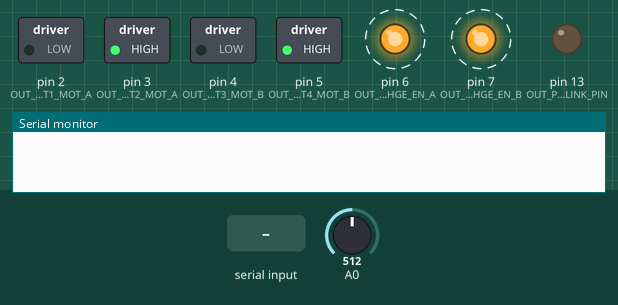
This sketch was run on a simulated Arduino Uno, built with avr-gcc and run on an emulated ATmega328P. On the bench: switched loads named in the sketch (green lamp = pin HIGH), output pins drawn as LEDs (lit = HIGH), the last lines printed to the serial monitor. Dashed ring = blinking. Inputs (shaded band) come from the test bench; at power-on: A0 = 512.

Above: at 1.2 s.
1.3 s: "1" received over Serial
At 2.9 s:
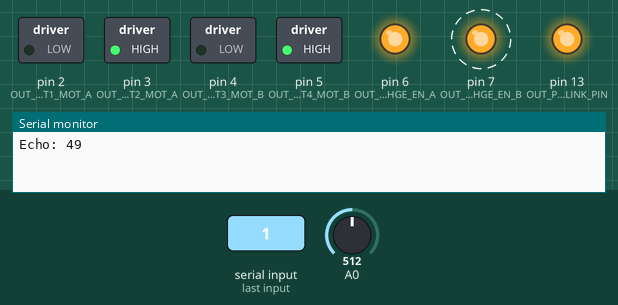
4.3 s: byte 51 (MOTOR_A_BKW) received over Serial
7.3 s: byte 52 (MOTOR_B_FWD) received over Serial
At 7.65 s:
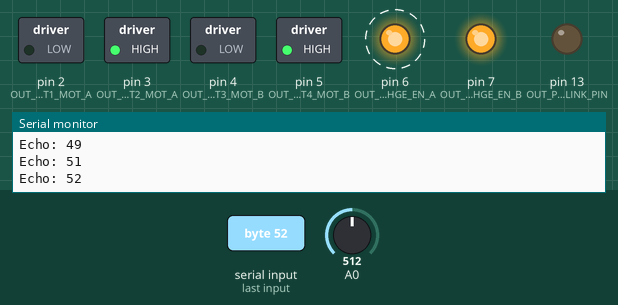
10.3 s: byte 54 (MOTOR_B_BKW) received over Serial
13.3 s: "1" received over Serial
At 15.91 s:
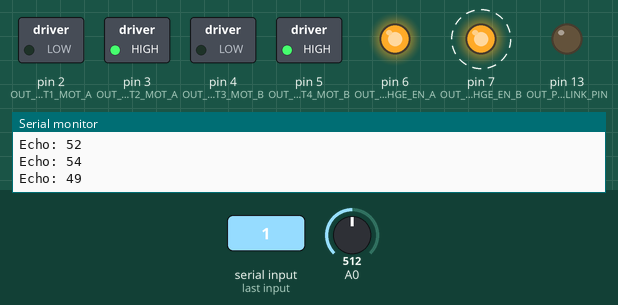
16.3 s: byte 51 (MOTOR_A_BKW) received over Serial
Timing chart, 0 to 20.3 s (numbered marks = the images above; inputs shaded):
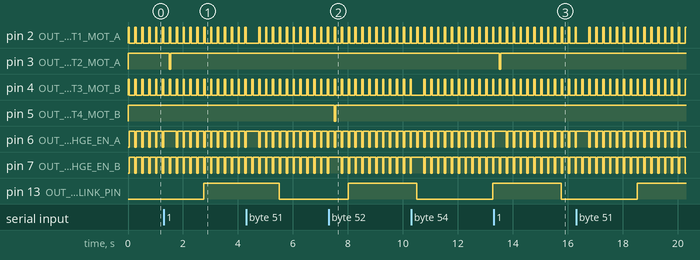

The sketch:

Car02.ino.ino
```cpp
#include <OneWire.h>

//#include <IRremote.h>
//#include <IRremoteInt.h>
//#include <IRremoteTools.h>

// sources:
// - IR: https://arduino-info.wikispaces.com/IR-RemoteControl
// - IR Lib: https://gist.github.com/Robotonics/9b956eb356552ecc6dfb (download .zip and use Sketch/Include Library/Add .zip library menu)
// - Motors: http://www.instructables.com/id/Arduino-Modules-L298N-Dual-H-Bridge-Motor-Controll/?ALLSTEPS
//
// IRRemote lib: https://github.com/z3t0/Arduino-IRremote
// BAsic:
// - millisecnds: https://www.arduino.cc/en/Reference/Millis
// - getting started: https://www.arduino.cc/en/Guide/Arduino101
// - AVR library: http://www.nongnu.org/avr-libc/, https://www.arduino.cc/en/Reference/UsingAVR
// - AVR Library Download and Install:
//    - http://www.ladyada.net/learn/avr/setup-win.html
//    - https://sourceforge.net/projects/winavr/
//    - !!! Assistance request: http://forum.arduino.cc/index.php?topic=389365.0
//


//#include <time.h>

//pins
////////////////////////////////////////////////////
//H-BRIDGE
int OUT_PIN_HBRIHGE_INT1_MOT_A = 2;
int OUT_PIN_HBRIHGE_INT2_MOT_A = 3;
int OUT_PIN_HBRIHGE_INT3_MOT_B = 4;
int OUT_PIN_HBRIHGE_INT4_MOT_B = 5;
int OUT_PIN_HBRIHGE_EN_A = 6;
int OUT_PIN_HBRIHGE_EN_B = 7;

//Keyboard Controls:
#define MOTOR_A_FWD 49 // '1' -Motor 1 forward
#define MOTOR_A_STP 50 // '2' -Motor 1 stop
#define MOTOR_A_BKW 51 // '3' -Motor 1 backward

#define MOTOR_B_FWD 52 // '4' -Motor 2 forward
#define MOTOR_B_STP 53 // '5' -Motor 2 stop
#define MOTOR_B_BKW 54 // '6' -Motor 2 backward

// motors
#define MOTOR_A 0
#define MOTOR_B 1

// commands
#define MOTOR_STP 1
#define MOTOR_FWD 2
#define MOTOR_BKW 3

// Declare L298N Dual H-Bridge Motor Controller directly since there is not a library to load.

struct MOTOR
{
  int dir1Pin;
  int dir2Pin;
  int speedPin; // Needs to be a PWM pin to be able to control motor speed
};
typedef struct MOTOR T_MOTOR;

T_MOTOR motors[2];

// XINDA IR
int INP_PIN_IR_RECV = 12;
// INDICATION
int OUT_PIN_BLINK_PIN = 13;


//timeout vars
bool status_led_high = false;
int blink_timeout = 500;
unsigned long t1 = 0;
unsigned long t2 = 0;
int cycle_time_sum = 0;

// analog pins
#define DIR_FWD 0
#define DIR_RGT 1
#define DIR_LFT 2

void log_serial(char* msg)
{
  Serial.println(msg);
}

//IR
//IRrecv irrecv(INP_PIN_IR_RECV);
//decode_results results;
void motor_do(int motor_idx, int action)
{
  T_MOTOR motor = motors[motor_idx];
  char msg[20];
  switch(action)
  {
//https://www.sparkfun.com/datasheets/Robotics/L298_H_Bridge.pdf
//Turn-On and Turn-Off : Before to Turn-ON the Supply
//Voltage and before to Turn it OFF, the Enable input
//must be driven to the Low state.

      case MOTOR_FWD:
        digitalWrite(motor.dir1Pin, HIGH);
        digitalWrite(motor.dir2Pin, LOW);
        digitalWrite(motor.speedPin, HIGH);
        //sprintf(msg, "motor%d FWD", motor_idx);
        //Serial.println(msg);
        break;

      case MOTOR_STP:
        if(digitalRead(motor.dir1Pin)==LOW)
          digitalWrite(motor.dir1Pin, HIGH);
        if(digitalRead(motor.dir2Pin)==LOW)
          digitalWrite(motor.dir2Pin, HIGH);
        digitalWrite(motor.speedPin, 0);
        //sprintf(msg, "motor%d STP", motor_idx);
        //Serial.println(msg);
       break;

      case MOTOR_BKW:
        digitalWrite(motor.dir1Pin, LOW);
        digitalWrite(motor.dir2Pin, HIGH);
        digitalWrite(motor.speedPin, HIGH);
        //sprintf(msg, "motor%d BKW", motor_idx);
        //Serial.println(msg);
        break;
    }
}

// Motors
void handle_motors() {
  // Check the Serial interface:
  int inByte = 0;
  if (Serial.available() > 0)
  {
    inByte = Serial.read();
    char echo_input[20];
    //int speed; // Local variable
    sprintf(echo_input, "Echo: %d", inByte);
    Serial.println(echo_input);
  }

  switch (inByte) {
    //______________Motor 1______________
    case MOTOR_A_FWD: // Motor 1 Forward
      motor_do(MOTOR_A, MOTOR_FWD);
      break;
    case MOTOR_A_STP: // Motor 1 Stop (Freespin)
      motor_do(MOTOR_A, MOTOR_STP);
      break;
    case MOTOR_A_BKW: // Motor 1 Reverse
      motor_do(MOTOR_A, MOTOR_BKW);
      break;

    //______________Motor 2______________
    case MOTOR_B_FWD: // Motor 2 Forward
      motor_do(MOTOR_B, MOTOR_FWD);
      break;
    case MOTOR_B_STP: // Motor 1 Stop (Freespin)
      motor_do(MOTOR_B, MOTOR_STP);
      break;
    case MOTOR_B_BKW: // Motor 2 Reverse
      motor_do(MOTOR_B, MOTOR_BKW);
      break;
  }
}

bool motors_stopped = false;

// the setup function runs once when you press reset or power the board
void setup() {

  // initialize digital pin 13 as an output.
  pinMode(OUT_PIN_BLINK_PIN, OUTPUT);

  Serial.begin(9600);
  motors[MOTOR_A].dir1Pin = OUT_PIN_HBRIHGE_INT1_MOT_A;
  motors[MOTOR_A].dir2Pin = OUT_PIN_HBRIHGE_INT2_MOT_A;
  motors[MOTOR_A].speedPin = OUT_PIN_HBRIHGE_EN_A;

  motors[MOTOR_B].dir1Pin = OUT_PIN_HBRIHGE_INT3_MOT_B;
  motors[MOTOR_B].dir2Pin = OUT_PIN_HBRIHGE_INT4_MOT_B;
  motors[MOTOR_B].speedPin = OUT_PIN_HBRIHGE_EN_B;

//  irrecv.enableIRIn(); // Start the receiver}

  //Define L298N Dual H-Bridge Motor Controller Pins
  pinMode(OUT_PIN_HBRIHGE_INT1_MOT_A,OUTPUT);
  pinMode(OUT_PIN_HBRIHGE_INT2_MOT_A,OUTPUT);
  pinMode(OUT_PIN_HBRIHGE_INT3_MOT_B,OUTPUT);
  pinMode(OUT_PIN_HBRIHGE_INT4_MOT_B,OUTPUT);
  pinMode(OUT_PIN_HBRIHGE_EN_A,OUTPUT);
  pinMode(OUT_PIN_HBRIHGE_EN_B,OUTPUT);
}

unsigned long diff32(unsigned long a, unsigned long b)
{
  long delta = b-a;
  if(delta <0)
    delta = (0xFFFFFFFF-t1)+t2;
  return (unsigned long)delta;
}

/*
unsigned long get_ir_keypress()
{
  if (irrecv.decode(&results)) {
      Serial.println(results.value, HEX);
      irrecv.resume(); // Receive the next value
    }
  return results.value;
}
*/
void invert_status_led()
{
  cycle_time_sum += diff32(t1,t2);
  t1 = millis();
  if(cycle_time_sum>blink_timeout)
  {
    cycle_time_sum = 0;
    if(!status_led_high)
    {
      digitalWrite(13, HIGH);   // turn the LED on (HIGH is the voltage level)
      status_led_high = true;
    }
    else
    {
      digitalWrite(13, LOW);    // turn the LED off by making the voltage LOW
      status_led_high = false;
    }
  }
}


bool can_move(int dir)
{
  int ir_distance_head = analogRead(dir);
  //if (Serial.available() > 0)
  //{
  //  Serial.println(ir_distance_head);
  //}
  if(ir_distance_head<200)
    return true;
  return false;
}

bool move()
{
      motor_do(MOTOR_A, MOTOR_FWD);
      motor_do(MOTOR_B, MOTOR_FWD);
}

// the loop function runs over and over again forever
void loop() {

  if(motors_stopped == false)
  {
      motor_do(MOTOR_A, MOTOR_STP);
      motor_do(MOTOR_B, MOTOR_STP);
      motors_stopped = true;
  }

//  unsigned long ir_key = 0;
  invert_status_led();
  //ir_key = get_ir_keypress();
  handle_motors();
  delay(blink_timeout/10);              // wait for a second
  t2=millis();

  if(can_move(DIR_FWD) and can_move(DIR_RGT) and can_move(DIR_LFT))
  {
    move();
  }else
  {
      motor_do(MOTOR_A, MOTOR_BKW);
      motor_do(MOTOR_B, MOTOR_BKW);
      delay(200);
      motor_do(MOTOR_A, MOTOR_STP);
      motor_do(MOTOR_B, MOTOR_STP);
  }
}
```

Measured:
- after the input at 1.3 s, pin 3 (OUT_PIN_HBRIHGE_INT2_MOT_A): HIGH → LOW after 0.20 s, → HIGH 0.05 s later
- after the input at 7.3 s, pin 5 (OUT_PIN_HBRIHGE_INT4_MOT_B): HIGH → LOW after 0.21 s, → HIGH 0.05 s later
- after the input at 13.3 s, pin 3 (OUT_PIN_HBRIHGE_INT2_MOT_A): HIGH → LOW after 0.21 s, → HIGH 0.05 s later; pin 13 (OUT_PIN_BLINK_PIN): HIGH → LOW after 2.5 s instead of 2.7 s
- by itself, pin 2 (OUT_PIN_HBRIHGE_INT1_MOT_A): repeats every 0.25 s: HIGH 0.05 s, LOW 0.20 s
- by itself, pin 4 (OUT_PIN_HBRIHGE_INT3_MOT_B): alternates HIGH for 0.05 s and LOW for 0.20 s
- by itself, pin 6 (OUT_PIN_HBRIHGE_EN_A): repeats every 0.25 s: LOW 0.05 s, HIGH 0.20 s
- by itself, pin 7 (OUT_PIN_HBRIHGE_EN_B): alternates HIGH for 0.20 s and LOW for 0.05 s
